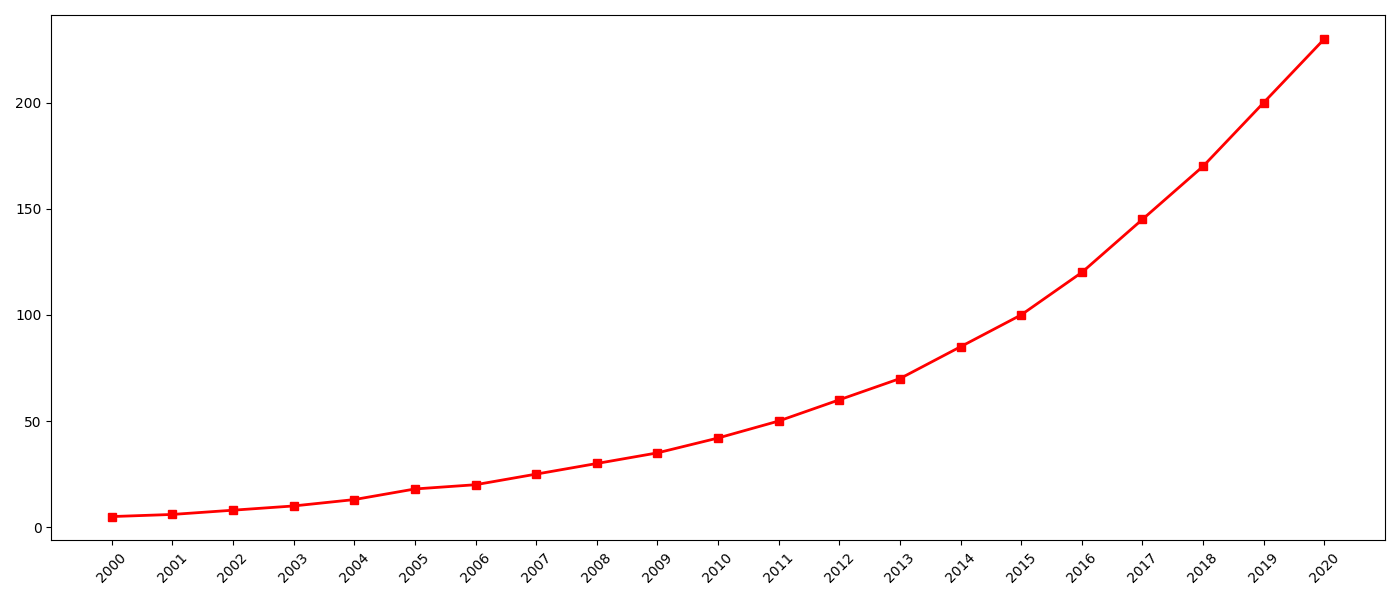

The Python source for this figure:
import matplotlib.pyplot as plt
import numpy as np

years = np.arange(2000, 2021)
renewable_energy = [5, 6, 8, 10, 13, 18, 20, 25, 30, 35, 42, 50, 60, 70, 85, 100, 120, 145, 170, 200, 230]

fig, ax = plt.subplots(figsize=(14, 6))

ax.plot(years, renewable_energy, color='red', linewidth=2, marker='s', linestyle='-', markersize=6)

plt.xticks(years, rotation=45)
plt.tight_layout()
plt.show()
